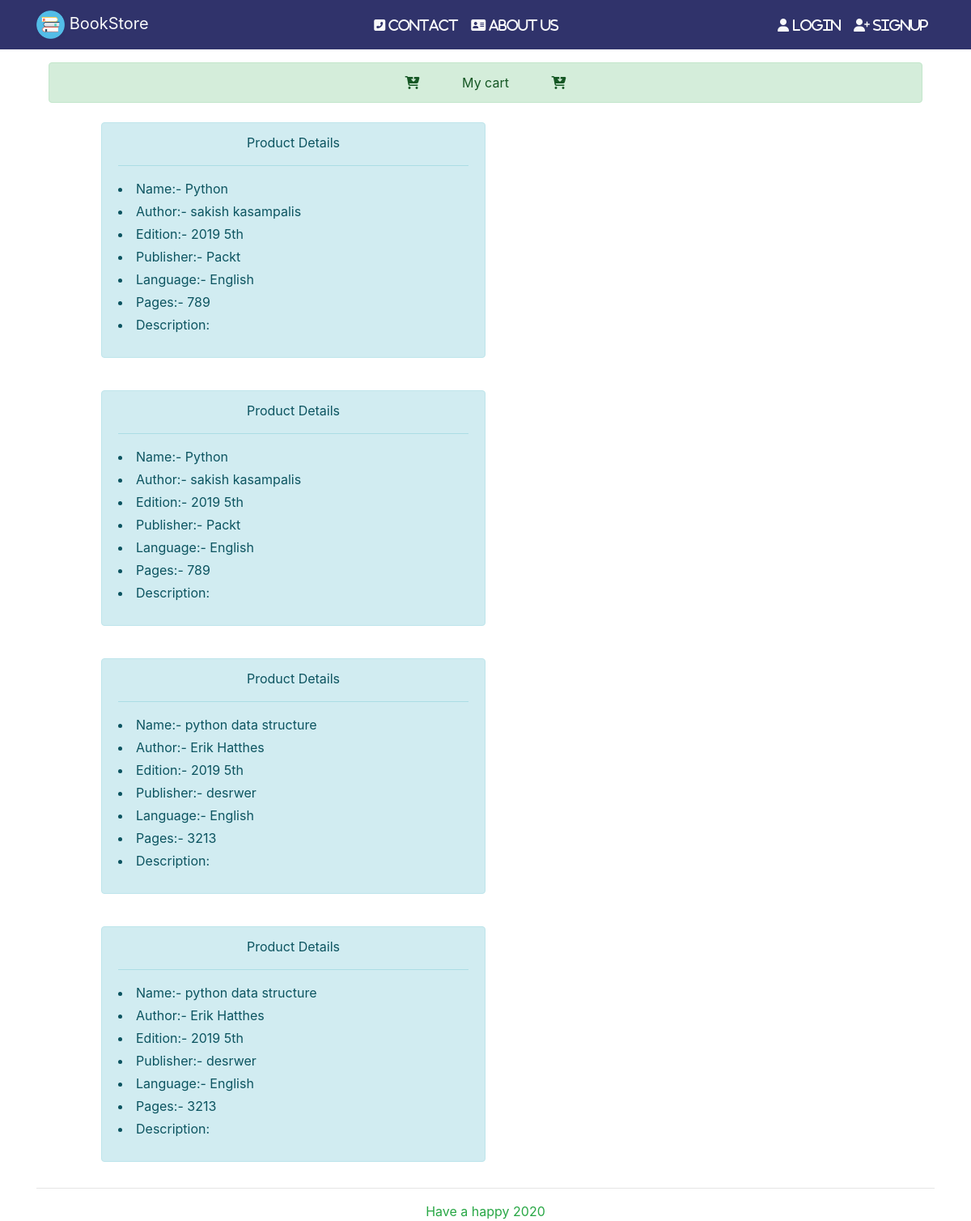
Screenshot of /orders/27 with the database file from the repository.
### payment/models.py (models this page shows, shortened)
class Payment(models.Model):
    phone_pay = models.IntegerField(default=0)
    paytm = models.IntegerField(default=0)
    card_holder_name = models.CharField(max_length=60,default='None')
    card_no = models.CharField(max_length=21,default='None')
    product_id= models.IntegerField(default=0)
    master_user_id = models.IntegerField(default=0)
    card_day = models.IntegerField(default=0)
    card_month = models.IntegerField(default=0)
    payment_type = models.CharField(max_length=20)

### books/models.py (models this page shows, shortened)
class Books(models.Model):
    Name = models.TextField()
    publisher = models.CharField(max_length=50)
    book_language = models.CharField(max_length=50)
    descreption = models.CharField(max_length=300)
    edition = models.CharField(max_length=20)
    ISBN = models.IntegerField()
    pages = models.CharField(max_length=50)
    author = models.CharField(max_length=50)
    image = models.ImageField(upload_to='images/')
    price = models.IntegerField(default=1)

### books/views.py (the view)
# urls.py: path('orders/<int:user_id>',views.orders,name='orders'),
def orders(request,user_id):
    payment_info = Payment.objects.filter(master_user_id = user_id)
    products_id = []
    for users in payment_info:
        products_id.append(users.product_id)
    product_info = []
    for products in products_id:
        product_info.append(Books.objects.filter(id=products)[0])
    return render(request,'books/orders.html',{'payment_info':payment_info,"product_info":product_info})

### books/templates/books/orders.html
{% extends 'base.html' %}
{% block content %}
<div class="container">
    <div class="container mt-3">
        <div class="col-12 alert alert-success text-center">
            <i class="fas fa-cart-arrow-down mr-5"></i>   My cart  <i class="fas fa-cart-arrow-down ml-5"></i>
        </div>
    </div>
    {% for product_info in product_info %}
        {% for payment_info in payment_info %}
            <div class="row mt-4">
                <div class="col-1"></div>
                <div class="col-5 text-center alert alert-info mr-3">
                    Product Details <hr>
                    <p>
                        <li class='mt-1 text-left'>Name:- {{product_info.Name}}</li>
                        <li class='mt-1 text-left'>Author:- {{product_info.author}}</li>
                        <li class='mt-1 text-left'>Edition:- {{product_info.edition}}</li>
                        <li class='mt-1 text-left'>Publisher:- {{product_info.publisher}}</li>
                        <li class='mt-1 text-left'>Language:- {{product_info.book_language}}</li>
                        <li class='mt-1 text-left'>Pages:- {{product_info.pages}}</li>
                        <li class='my-1 text-left'>Description: {{product_info.descreption}}</li>
                    </p>
                </div>
                 <div class="col-1"></div>
            </div>
        {% endfor %}
    {% endfor %}
</div>
{% endblock content %}

### rows the page displays
Books: Name "Python", author "sakish kasampalis", edition "2019 5th", publisher "Packt", book_language "English", pages "789"
Books: Name "python data structure", author "Erik Hatthes", edition "2019 5th", publisher "desrwer", book_language "English", pages "3213"
